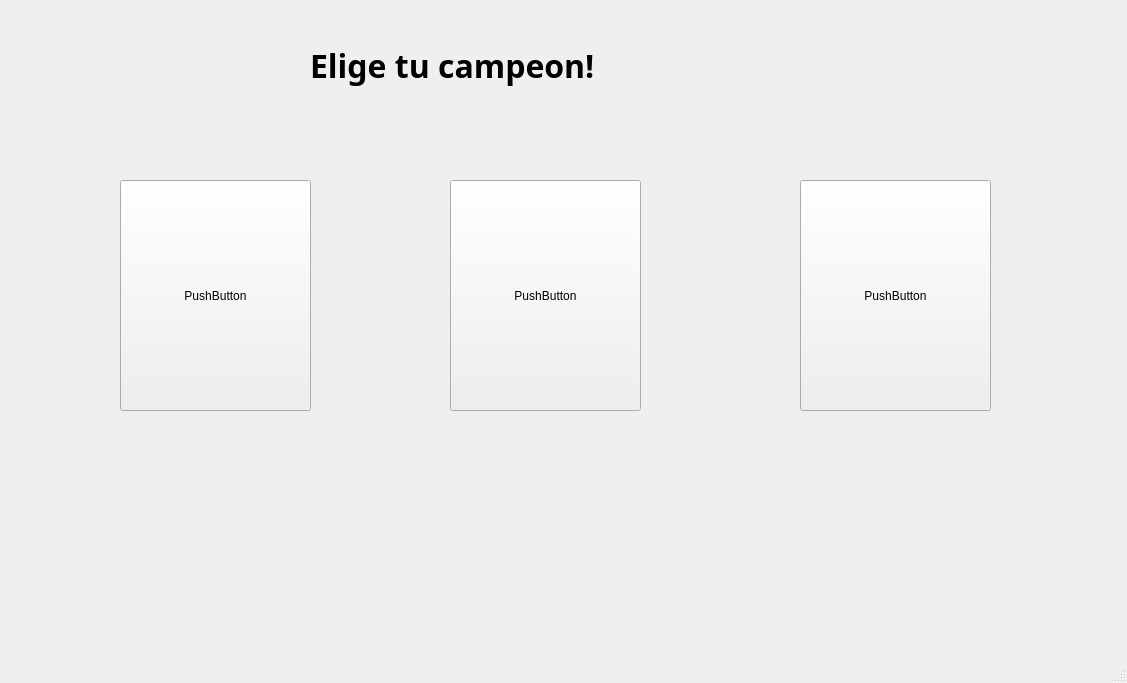
<?xml version="1.0" encoding="UTF-8"?>
<ui version="4.0">
 <class>MainWindow</class>
 <widget class="QMainWindow" name="MainWindow">
  <property name="geometry">
   <rect>
    <x>0</x>
    <y>0</y>
    <width>1127</width>
    <height>683</height>
   </rect>
  </property>
  <property name="windowTitle">
   <string>MainWindow</string>
  </property>
  <widget class="QWidget" name="centralwidget">
   <widget class="QLabel" name="label">
    <property name="geometry">
     <rect>
      <x>310</x>
      <y>30</y>
      <width>561</width>
      <height>71</height>
     </rect>
    </property>
    <property name="font">
     <font>
      <family>Arial Black</family>
      <pointsize>24</pointsize>
      <weight>75</weight>
      <bold>true</bold>
     </font>
    </property>
    <property name="text">
     <string>Elige tu campeon!</string>
    </property>
   </widget>
   <widget class="QPushButton" name="campeon1">
    <property name="geometry">
     <rect>
      <x>120</x>
      <y>180</y>
      <width>191</width>
      <height>231</height>
     </rect>
    </property>
    <property name="text">
     <string>PushButton</string>
    </property>
   </widget>
   <widget class="QPushButton" name="campeon2">
    <property name="geometry">
     <rect>
      <x>450</x>
      <y>180</y>
      <width>191</width>
      <height>231</height>
     </rect>
    </property>
    <property name="text">
     <string>PushButton</string>
    </property>
   </widget>
   <widget class="QPushButton" name="campeon3">
    <property name="geometry">
     <rect>
      <x>800</x>
      <y>180</y>
      <width>191</width>
      <height>231</height>
     </rect>
    </property>
    <property name="text">
     <string>PushButton</string>
    </property>
   </widget>
  </widget>
  <widget class="QMenuBar" name="menubar">
   <property name="geometry">
    <rect>
     <x>0</x>
     <y>0</y>
     <width>1127</width>
     <height>31</height>
    </rect>
   </property>
  </widget>
  <widget class="QStatusBar" name="statusbar"/>
 </widget>
 <resources/>
 <connections/>
</ui>
